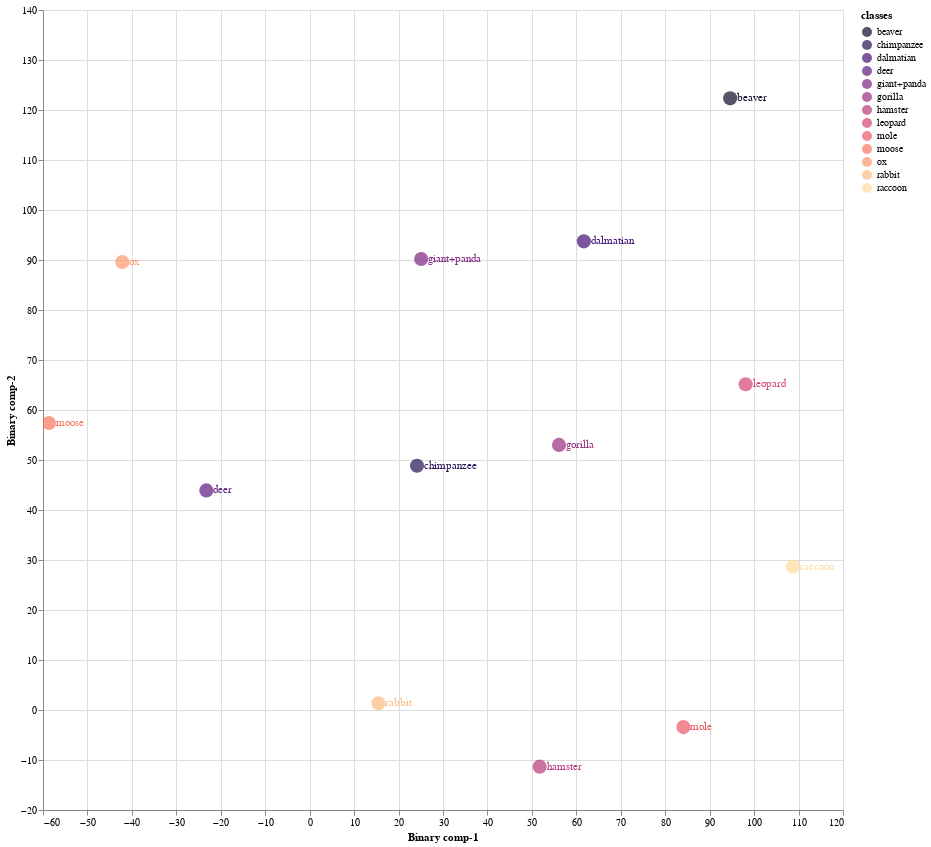
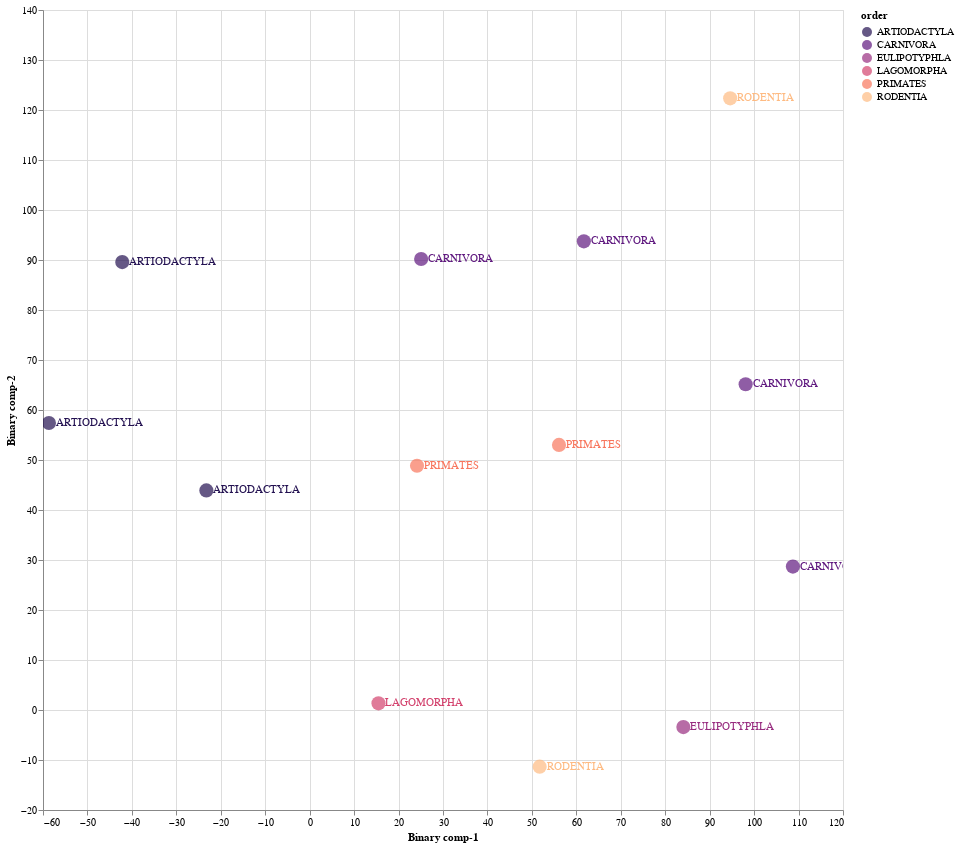

Notebook code cell kept with these figures, in order:
### Code cell
Train01 = CZSL(mode = "Train", 
               split = 1, 
               DNN = ProjectionNetwork2, 
               epochs = 48, 
               bs = 30, 
               numunits = 0, 
               lr = 0.027324026575556895, 
               optimiser = nn.Sigmoid(), 
               dropout = 0.33904754488277633, 
               mom = 0.9713200103713099, 
               wd = 0,  
               device = 'cuda', 
               checkpoint = CP1, 
               pred_type = 'Probabilistic', 
               dist_type = 'cosine')

#mode
#1. "Train" - Use Train Val split
#2. "Test" - For Unseen Test Data

#split
# 1 -Train/Val Split 1
# 2 -Train/Val Split 2
# 3 -Train/Val Split 3

#pred_type
#1. "Probabilistic" - continous real numbers giving probability for prdiction to be 1
#2. "Deterministic" - 1 or 0 prediction values

#dist_type
#1. euclidean
#2. cosine
#3. hamming
#4. jaccard

### Figure 1 — Vega-Lite specification as saved in the notebook (floating-point values rounded to 4 significant figures)
{"config": {"view": {"continuousWidth": 400, "continuousHeight": 300}}, "layer": [{"mark": {"type": "circle", "size": 200}, "encoding": {"color": {"field": "classes", "scale": {"scheme": "Magma"}, "type": "nominal"}, "x": {"field": "Binary comp-1", "type": "quantitative"}, "y": {"field": "Binary comp-2", "type": "quantitative"}}, "height": 800, "selection": {"selector005": {"type": "interval", "bind": "scales", "encodings": ["x", "y"]}}, "width": 800}, {"mark": {"type": "text", "align": "left", "baseline": "middle", "dx": 7}, "encoding": {"color": {"field": "classes", "scale": {"scheme": "Magma"}, "type": "nominal"}, "text": {"field": "classes", "type": "nominal"}, "x": {"field": "Binary comp-1", "type": "quantitative"}, "y": {"field": "Binary comp-2", "type": "quantitative"}}, "height": 800, "width": 800}], "data": {"name": "data-94ab478089ecf1a9d1a4d468904286be"}, "$schema": "https://vega.github.io/schema/vega-lite/v4.17.0.json", "datasets": {"data-94ab478089ecf1a9d1a4d468904286be": [{"Binary comp-1": 94.61, "Binary comp-2": 122.3, "classes": "beaver", "sciName": "Aplodontia_rufa", "animal_label": 4, "animal_class": "beaver", "mainCommonName": "Mountain Beaver", "otherCommonNames": "Boomer|Sewellel|Point Arena Mountain Beaver|Point Reyes Mountain Beaver", "class": "Mammalia", "infraclass": "Placentalia", "magnorder": "Boreoeutheria", "superorder": "Euarchontoglires", "order": "RODENTIA", "suborder": "SCIUROMORPHA", "infraorder": null, "parvorder": null, "superfamily": null, "family": "APLODONTIIDAE", "subfamily": null, "tribe": null, "genus": "Aplodontia"}, {"Binary comp-1": 61.69, "Binary comp-2": 93.74, "classes": "dalmatian", "sciName": "Canis_familiaris", "animal_label": 5, "animal_class": "dalmatian", "mainCommonName": "Domestic Dog", "otherCommonNames": "Dog|Dingo|Feral Dog|New Guinea Singing Dog|Village Dog", "class": "Mammalia", "infraclass": "Placentalia", "magnorder": "Boreoeutheria", "superorder": "Laurasiatheria", "order": "CARNIVORA", "suborder": "CANIFORMIA", "infraorder": "CANOIDEA", "parvorder": null, "superfamily": null, "family": "CANIDAE", "subfamily": null, "tribe": null, "genus": "Canis"}, {"Binary comp-1": 84.08, "Binary comp-2": -3.418, "classes": "mole", "sciName": "Talpa_altaica", "animal_label": 12, "animal_class": "mole", "mainCommonName": "Altai Mole", "otherCommonNames": "Siberian Mole", "class": "Mammalia", "infraclass": "Placentalia", "magnorder": "Boreoeutheria", "superorder": "Laurasiatheria", "order": "EULIPOTYPHLA", "suborder": null, "infraorder": null, "parvorder": null, "superfamily": null, "family": "TALPIDAE", "subfamily": "TALPINAE", "tribe": "TALPINI", "genus": "Talpa"}, {"Binary comp-1": 98.1, "Binary comp-2": 65.15, "classes": "leopard", "sciName": "Panthera_pardus", "animal_label": 15, "animal_class": "leopard", "mainCommonName": "Leopard", "otherCommonNames": "Panther", "class": "Mammalia", "infraclass": "Placentalia", "magnorder": "Boreoeutheria", "superorder": "Laurasiatheria", "order": "CARNIVORA", "suborder": "FELIFORMIA", "infraorder": "FELOIDEA", "parvorder": null, "superfamily": null, "family": "FELIDAE", "subfamily": "PANTHERINAE", "tribe": null, "genus": "Panthera"}, {"Binary comp-1": -58.67, "Binary comp-2": 57.4, "classes": "moose", "sciName": "Alces_alces", "animal_label": 16, "animal_class": "moose", "mainCommonName": "Moose", "otherCommonNames": "Elk|Eurasian Elk|Caucasian Moose", "class": "Mammalia", "infraclass": "Placentalia", "magnorder": "Boreoeutheria", "superorder": "Laurasiatheria", "order": "ARTIODACTYLA", "suborder": "RUMINANTIA", "infraorder": "PECORA", "parvorder": null, "superfamily": null, "family": "CERVIDAE", "subfamily": "CAPREOLINAE", "tribe": "ALCEINI", "genus": "Alces"}, {"Binary comp-1": 56.1, "Binary comp-2": 53.02, "classes": "gorilla", "sciName": "Gorilla_gorilla", "animal_label": 20, "animal_class": "gorilla", "mainCommonName": "Western Gorilla", "otherCommonNames": "Lowland Gorilla|Cross River Gorilla|Western Lowland Gorilla", "class": "Mammalia", "infraclass": "Placentalia", "magnorder": "Boreoeutheria", "superorder": "Euarchontoglires", "order": "PRIMATES", "suborder": "HAPLORHINI", "infraorder": "SIMIIFORMES", "parvorder": "CATARRHINI", "superfamily": "HOMINOIDEA", "family": "HOMINIDAE", "subfamily": "HOMININAE", "tribe": null, "genus": "Gorilla"}, {"Binary comp-1": -42.17, "Binary comp-2": 89.58, "classes": "ox", "sciName": "Bos_sauveli", "animal_label": 21, "animal_class": "ox", "mainCommonName": "Kouprey", "otherCommonNames": "Gray Ox|Indochinese Forest Ox", "class": "Mammalia", "infraclass": "Placentalia", "magnorder": "Boreoeutheria", "superorder": "Laurasiatheria", "order": "ARTIODACTYLA", "suborder": "RUMINANTIA", "infraorder": "PECORA", "parvorder": null, "superfamily": null, "family": "BOVIDAE", "subfamily": "BOVINAE", "tribe": "BOVINI", "genus": "Bos"}, {"Binary comp-1": 24.15, "Binary comp-2": 48.86, "classes": "chimpanzee", "sciName": "Pan_troglodytes", "animal_label": 25, "animal_class": "chimpanzee", "mainCommonName": "Chimpanzee", "otherCommonNames": "Chimpanzee|Common Chimpanzee|Robust Chimpanzee|Central Chimpanzee|Eastern Chimpanzee|Nigeria-Cameroon Chimpanzee|Western Chimpanzee", "class": "Mammalia", "infraclass": "Placentalia", "magnorder": "Boreoeutheria", "superorder": "Euarchontoglires", "order": "PRIMATES", "suborder": "HAPLORHINI", "infraorder": "SIMIIFORMES", "parvorder": "CATARRHINI", "superfamily": "HOMINOIDEA", "family": "HOMINIDAE", "subfamily": "HOMININAE", "tribe": null, "genus": "Pan"}, {"Binary comp-1": 51.75, "Binary comp-2": -11.33, "classes": "hamster", "sciName": "Mesocricetus_brandti", "animal_label": 26, "animal_class": "hamster", "mainCommonName": "Brandt's Hamster", "otherCommonNames": "Turkish Hamster", "class": "Mammalia", "infraclass": "Placentalia", "magnorder": "Boreoeutheria", "superorder": "Euarchontoglires", "order": "RODENTIA", "suborder": "SUPRAMYOMORPHA", "infraorder": "MYOMORPHI", "parvorder": null, "superfamily": "MUROIDEA", "family": "CRICETIDAE", "subfamily": "CRICETINAE", "tribe": null, "genus": "Mesocricetus"}, {"Binary comp-1": 15.49, "Binary comp-2": 1.336, "classes": "rabbit", "sciName": "Pentalagus_furnessi", "animal_label": 29, "animal_class": "rabbit", "mainCommonName": "Amami Rabbit", "otherCommonNames": "Ryukyu Rabbit", "class": "Mammalia", "infraclass": "Placentalia", "magnorder": "Boreoeutheria", "superorder": "Euarchontoglires", "order": "LAGOMORPHA", "suborder": null, "infraorder": null, "parvorder": null, "superfamily": null, "family": "LEPORIDAE", "subfamily": null, "tribe": null, "genus": "Pentalagus"}, {"Binary comp-1": 25.08, "Binary comp-2": 90.2, "classes": "giant+panda", "sciName": "Ailuropoda_melanoleuca", "animal_label": 39, "animal_class": "giant+panda", "mainCommonName": "Giant Panda", "otherCommonNames": "Da Xiong Mao", "class": "Mammalia", "infraclass": "Placentalia", "magnorder": "Boreoeutheria", "superorder": "Laurasiatheria", "order": "CARNIVORA", "suborder": "CANIFORMIA", "infraorder": "ARCTOIDEA", "parvorder": null, "superfamily": "URSOIDEA", "family": "URSIDAE", "subfamily": "AILUROPODINAE", "tribe": null, "genus": "Ailuropoda"}, {"Binary comp-1": -23.24, "Binary comp-2": 43.92, "classes": "deer", "sciName": "Hydropotes_inermis", "animal_label": 40, "animal_class": "deer", "mainCommonName": "Chinese Water Deer", "otherCommonNames": null, "class": "Mammalia", "infraclass": "Placentalia", "magnorder": "Boreoeutheria", "superorder": "Laurasiatheria", "order": "ARTIODACTYLA", "suborder": "RUMINANTIA", "infraorder": "PECORA", "parvorder": null, "superfamily": null, "family": "CERVIDAE", "subfamily": "CAPREOLINAE", "tribe": "CAPREOLINI", "genus": "Hydropotes"}, {"Binary comp-1": 108.7, "Binary comp-2": 28.68, "classes": "raccoon", "sciName": "Procyon_lotor", "animal_label": 48, "animal_class": "raccoon", "mainCommonName": "Northern Raccoon", "otherCommonNames": "Common Raccoon", "class": "Mammalia", "infraclass": "Placentalia", "magnorder": "Boreoeutheria", "superorder": "Laurasiatheria", "order": "CARNIVORA", "suborder": "CANIFORMIA", "infraorder": "ARCTOIDEA", "parvorder": null, "superfamily": "MUSTELOIDEA", "family": "PROCYONIDAE", "subfamily": null, "tribe": null, "genus": "Procyon"}]}}

### Figure 2 — Vega-Lite specification as saved in the notebook (floating-point values rounded to 4 significant figures)
{"config": {"view": {"continuousWidth": 400, "continuousHeight": 300}}, "layer": [{"mark": {"type": "circle", "size": 200}, "encoding": {"color": {"field": "order", "scale": {"scheme": "Magma"}, "type": "nominal"}, "x": {"field": "Binary comp-1", "type": "quantitative"}, "y": {"field": "Binary comp-2", "type": "quantitative"}}, "height": 800, "selection": {"selector006": {"type": "interval", "bind": "scales", "encodings": ["x", "y"]}}, "width": 800}, {"mark": {"type": "text", "align": "left", "baseline": "middle", "dx": 7}, "encoding": {"color": {"field": "order", "scale": {"scheme": "Magma"}, "type": "nominal"}, "text": {"field": "order", "type": "nominal"}, "x": {"field": "Binary comp-1", "type": "quantitative"}, "y": {"field": "Binary comp-2", "type": "quantitative"}}, "height": 800, "width": 800}], "data": {"name": "data-94ab478089ecf1a9d1a4d468904286be"}, "$schema": "https://vega.github.io/schema/vega-lite/v4.17.0.json", "datasets": {"data-94ab478089ecf1a9d1a4d468904286be": [{"Binary comp-1": 94.61, "Binary comp-2": 122.3, "classes": "beaver", "sciName": "Aplodontia_rufa", "animal_label": 4, "animal_class": "beaver", "mainCommonName": "Mountain Beaver", "otherCommonNames": "Boomer|Sewellel|Point Arena Mountain Beaver|Point Reyes Mountain Beaver", "class": "Mammalia", "infraclass": "Placentalia", "magnorder": "Boreoeutheria", "superorder": "Euarchontoglires", "order": "RODENTIA", "suborder": "SCIUROMORPHA", "infraorder": null, "parvorder": null, "superfamily": null, "family": "APLODONTIIDAE", "subfamily": null, "tribe": null, "genus": "Aplodontia"}, {"Binary comp-1": 61.69, "Binary comp-2": 93.74, "classes": "dalmatian", "sciName": "Canis_familiaris", "animal_label": 5, "animal_class": "dalmatian", "mainCommonName": "Domestic Dog", "otherCommonNames": "Dog|Dingo|Feral Dog|New Guinea Singing Dog|Village Dog", "class": "Mammalia", "infraclass": "Placentalia", "magnorder": "Boreoeutheria", "superorder": "Laurasiatheria", "order": "CARNIVORA", "suborder": "CANIFORMIA", "infraorder": "CANOIDEA", "parvorder": null, "superfamily": null, "family": "CANIDAE", "subfamily": null, "tribe": null, "genus": "Canis"}, {"Binary comp-1": 84.08, "Binary comp-2": -3.418, "classes": "mole", "sciName": "Talpa_altaica", "animal_label": 12, "animal_class": "mole", "mainCommonName": "Altai Mole", "otherCommonNames": "Siberian Mole", "class": "Mammalia", "infraclass": "Placentalia", "magnorder": "Boreoeutheria", "superorder": "Laurasiatheria", "order": "EULIPOTYPHLA", "suborder": null, "infraorder": null, "parvorder": null, "superfamily": null, "family": "TALPIDAE", "subfamily": "TALPINAE", "tribe": "TALPINI", "genus": "Talpa"}, {"Binary comp-1": 98.1, "Binary comp-2": 65.15, "classes": "leopard", "sciName": "Panthera_pardus", "animal_label": 15, "animal_class": "leopard", "mainCommonName": "Leopard", "otherCommonNames": "Panther", "class": "Mammalia", "infraclass": "Placentalia", "magnorder": "Boreoeutheria", "superorder": "Laurasiatheria", "order": "CARNIVORA", "suborder": "FELIFORMIA", "infraorder": "FELOIDEA", "parvorder": null, "superfamily": null, "family": "FELIDAE", "subfamily": "PANTHERINAE", "tribe": null, "genus": "Panthera"}, {"Binary comp-1": -58.67, "Binary comp-2": 57.4, "classes": "moose", "sciName": "Alces_alces", "animal_label": 16, "animal_class": "moose", "mainCommonName": "Moose", "otherCommonNames": "Elk|Eurasian Elk|Caucasian Moose", "class": "Mammalia", "infraclass": "Placentalia", "magnorder": "Boreoeutheria", "superorder": "Laurasiatheria", "order": "ARTIODACTYLA", "suborder": "RUMINANTIA", "infraorder": "PECORA", "parvorder": null, "superfamily": null, "family": "CERVIDAE", "subfamily": "CAPREOLINAE", "tribe": "ALCEINI", "genus": "Alces"}, {"Binary comp-1": 56.1, "Binary comp-2": 53.02, "classes": "gorilla", "sciName": "Gorilla_gorilla", "animal_label": 20, "animal_class": "gorilla", "mainCommonName": "Western Gorilla", "otherCommonNames": "Lowland Gorilla|Cross River Gorilla|Western Lowland Gorilla", "class": "Mammalia", "infraclass": "Placentalia", "magnorder": "Boreoeutheria", "superorder": "Euarchontoglires", "order": "PRIMATES", "suborder": "HAPLORHINI", "infraorder": "SIMIIFORMES", "parvorder": "CATARRHINI", "superfamily": "HOMINOIDEA", "family": "HOMINIDAE", "subfamily": "HOMININAE", "tribe": null, "genus": "Gorilla"}, {"Binary comp-1": -42.17, "Binary comp-2": 89.58, "classes": "ox", "sciName": "Bos_sauveli", "animal_label": 21, "animal_class": "ox", "mainCommonName": "Kouprey", "otherCommonNames": "Gray Ox|Indochinese Forest Ox", "class": "Mammalia", "infraclass": "Placentalia", "magnorder": "Boreoeutheria", "superorder": "Laurasiatheria", "order": "ARTIODACTYLA", "suborder": "RUMINANTIA", "infraorder": "PECORA", "parvorder": null, "superfamily": null, "family": "BOVIDAE", "subfamily": "BOVINAE", "tribe": "BOVINI", "genus": "Bos"}, {"Binary comp-1": 24.15, "Binary comp-2": 48.86, "classes": "chimpanzee", "sciName": "Pan_troglodytes", "animal_label": 25, "animal_class": "chimpanzee", "mainCommonName": "Chimpanzee", "otherCommonNames": "Chimpanzee|Common Chimpanzee|Robust Chimpanzee|Central Chimpanzee|Eastern Chimpanzee|Nigeria-Cameroon Chimpanzee|Western Chimpanzee", "class": "Mammalia", "infraclass": "Placentalia", "magnorder": "Boreoeutheria", "superorder": "Euarchontoglires", "order": "PRIMATES", "suborder": "HAPLORHINI", "infraorder": "SIMIIFORMES", "parvorder": "CATARRHINI", "superfamily": "HOMINOIDEA", "family": "HOMINIDAE", "subfamily": "HOMININAE", "tribe": null, "genus": "Pan"}, {"Binary comp-1": 51.75, "Binary comp-2": -11.33, "classes": "hamster", "sciName": "Mesocricetus_brandti", "animal_label": 26, "animal_class": "hamster", "mainCommonName": "Brandt's Hamster", "otherCommonNames": "Turkish Hamster", "class": "Mammalia", "infraclass": "Placentalia", "magnorder": "Boreoeutheria", "superorder": "Euarchontoglires", "order": "RODENTIA", "suborder": "SUPRAMYOMORPHA", "infraorder": "MYOMORPHI", "parvorder": null, "superfamily": "MUROIDEA", "family": "CRICETIDAE", "subfamily": "CRICETINAE", "tribe": null, "genus": "Mesocricetus"}, {"Binary comp-1": 15.49, "Binary comp-2": 1.336, "classes": "rabbit", "sciName": "Pentalagus_furnessi", "animal_label": 29, "animal_class": "rabbit", "mainCommonName": "Amami Rabbit", "otherCommonNames": "Ryukyu Rabbit", "class": "Mammalia", "infraclass": "Placentalia", "magnorder": "Boreoeutheria", "superorder": "Euarchontoglires", "order": "LAGOMORPHA", "suborder": null, "infraorder": null, "parvorder": null, "superfamily": null, "family": "LEPORIDAE", "subfamily": null, "tribe": null, "genus": "Pentalagus"}, {"Binary comp-1": 25.08, "Binary comp-2": 90.2, "classes": "giant+panda", "sciName": "Ailuropoda_melanoleuca", "animal_label": 39, "animal_class": "giant+panda", "mainCommonName": "Giant Panda", "otherCommonNames": "Da Xiong Mao", "class": "Mammalia", "infraclass": "Placentalia", "magnorder": "Boreoeutheria", "superorder": "Laurasiatheria", "order": "CARNIVORA", "suborder": "CANIFORMIA", "infraorder": "ARCTOIDEA", "parvorder": null, "superfamily": "URSOIDEA", "family": "URSIDAE", "subfamily": "AILUROPODINAE", "tribe": null, "genus": "Ailuropoda"}, {"Binary comp-1": -23.24, "Binary comp-2": 43.92, "classes": "deer", "sciName": "Hydropotes_inermis", "animal_label": 40, "animal_class": "deer", "mainCommonName": "Chinese Water Deer", "otherCommonNames": null, "class": "Mammalia", "infraclass": "Placentalia", "magnorder": "Boreoeutheria", "superorder": "Laurasiatheria", "order": "ARTIODACTYLA", "suborder": "RUMINANTIA", "infraorder": "PECORA", "parvorder": null, "superfamily": null, "family": "CERVIDAE", "subfamily": "CAPREOLINAE", "tribe": "CAPREOLINI", "genus": "Hydropotes"}, {"Binary comp-1": 108.7, "Binary comp-2": 28.68, "classes": "raccoon", "sciName": "Procyon_lotor", "animal_label": 48, "animal_class": "raccoon", "mainCommonName": "Northern Raccoon", "otherCommonNames": "Common Raccoon", "class": "Mammalia", "infraclass": "Placentalia", "magnorder": "Boreoeutheria", "superorder": "Laurasiatheria", "order": "CARNIVORA", "suborder": "CANIFORMIA", "infraorder": "ARCTOIDEA", "parvorder": null, "superfamily": "MUSTELOIDEA", "family": "PROCYONIDAE", "subfamily": null, "tribe": null, "genus": "Procyon"}]}}
